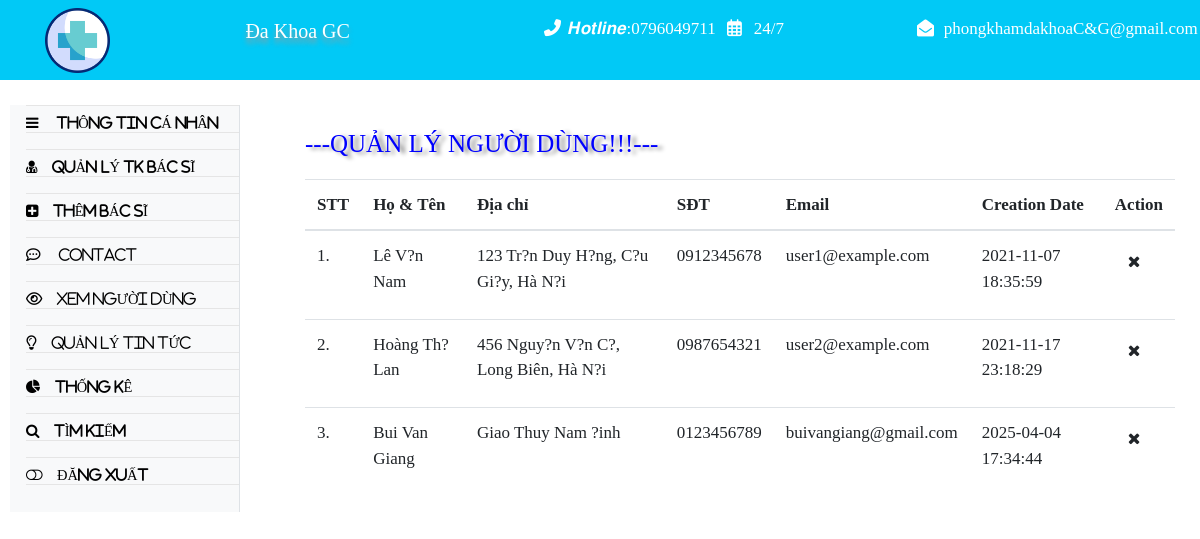
The app's page /admin/manage-users.php (signed in) with its own data.
### tables this page shows
CREATE TABLE `user` (
  `id_user` int(11) NOT NULL,
  `username` varchar(255) NOT NULL,
  `password` varchar(255) NOT NULL,
  `fullname` varchar(255) NOT NULL,
  `age` int(11) DEFAULT NULL,
  `gioitinh` varchar(255) NOT NULL,
  `address` varchar(255) NOT NULL,
  `sdt` varchar(255) NOT NULL,
  `email` varchar(255) NOT NULL,
  `image` varchar(255) NOT NULL,
  `created_at` datetime NOT NULL DEFAULT current_timestamp()
);

### admin/manage-users.php (the view, shortened to what this page needs)
<?php
include('include/config.php');
?>
<!DOCTYPE html>
<html lang="en">
	<head>
	<body>
		<div id="app">
		<?php include('view-dr/header.php');
include './view-dr/sidebar_start.php';?>
			<div class="app-content">
				<div class="main-content" style="margin-left:50px; width:900px" >
					<div class="wrap-content container" id="container">
						<section id="page-title">
							<div class="row">
								<div class="col-sm-12">
								<marquee style="color: blue; font-size:25px;   text-shadow: 5px 2px 4px grey;">---QUẢN LÝ NGƯỜI DÙNG!!!---</marquee>
							</div>
						</section>
						<div class="container-fluid container-fullw bg-white">
									<div class="row">
								<div class="col-md-14">
									<table class="table table-hover" id="sample-table-1">
										<thead>
											<tr>
												<th class="center">STT</th>
												<th>Họ & Tên</th>
												<th class="hidden-xs">Địa chỉ</th>
												<th>SĐT </th>
												<th>Email </th>
												<th>Creation Date </th>
												<th>Action</th>
											</tr>
										</thead>
										<tbody>
<?php
$sql=mysqli_query($con,"select * from user");
$cnt=1;
while($row=mysqli_fetch_array($sql))
{
?>
											<tr>
												<td class="center"><?php echo $cnt;?>.</td>
												<td class="hidden-xs"><?php echo $row['fullname'];?></td>
												<td><?php echo $row['address'];?></td>
												<td><?php echo $row['sdt'];?>
												</td>
												<td><?php echo $row['email'];?></td>
												<td><?php echo $row['created_at'];?></td>
												<td >
												<div class="visible-md visible-lg hidden-sm hidden-xs">
	<a href="manage-users.php?id=<?php echo $row['id']?>&del=delete" onClick="return confirm('Are you sure you want to delete?')"class="btn btn-transparent btn-xs tooltips" tooltip-placement="top" tooltip="Remove"><i class="fa fa-times fa fa-white"></i></a>
												</div>
												<div class="visible-xs visible-sm hidden-md hidden-lg">
												</div></td>
											</tr>
											<?php
$cnt=$cnt+1;
											 }?>
										</tbody>
									</table>
								</div>
							</div>
								</div>
							</div>
						</div>

### admin/view-dr/sidebar_start.php (style rules this page uses)
body { font-family:Times; font-size:17px; }

### records on screen
user: fullname "Lê V?n Nam", address "123 Tr?n Duy H?ng, C?u Gi?y, Hà N?i", sdt "0912345678", email "user1@example.com", created_at "2021-11-07 18:35:59"
user: fullname "Hoàng Th? Lan", address "456 Nguy?n V?n C?, Long Biên, Hà N?i", sdt "0987654321", email "user2@example.com", created_at "2021-11-17 23:18:29"
user: fullname "Bui Van Giang", address "Giao Thuy Nam ?inh", sdt "0123456789", email "buivangiang@gmail.com", created_at "2025-04-04 17:34:44"
